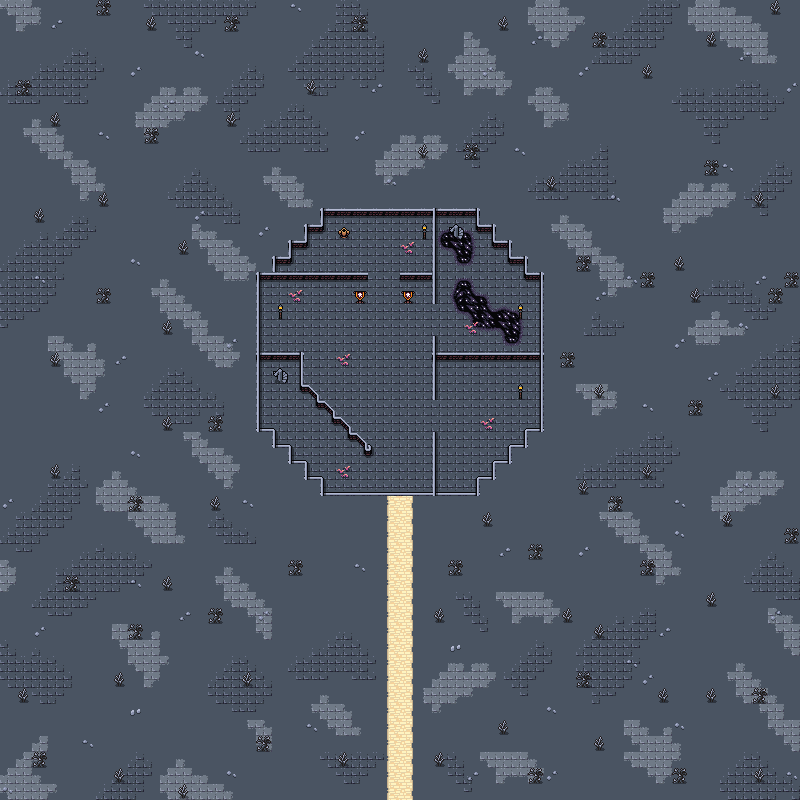

Below is a game level as drawn by its tile map, then a one-line description and the .tmx that defines it (tile-layer data replaced by summaries):
An orthogonal 50x50 tile map with 16x16 px tiles, 5 tile layers (Background, Ground, Walls, Ornamental Walls, ...), 2 tilesets and 12 objects.

<map version="1.10" tiledversion="1.10.1" orientation="orthogonal" renderorder="right-down" width="50" height="50" tilewidth="16" tileheight="16" infinite="0" nextlayerid="9" nextobjectid="66">
 <editorsettings>
  <export target="wastetown..tmx" format="tmx" />
 </editorsettings>
 <tileset firstgid="1" source="../../tileset/main.tsx" />
 <tileset firstgid="10113" source="../../tileset/buildings.tsx" />
 <layer id="1" name="Background" width="50" height="50">
  <data>[2500 cells, 2500 non-empty, 5 distinct tile ids]</data>
 </layer>
 <layer id="8" name="Ground" width="50" height="50">
  <data>[2500 cells, 794 non-empty, 39 distinct tile ids]</data>
 </layer>
 <layer id="2" name="Walls" width="50" height="50">
  <data>[2500 cells, 93 non-empty, 8 distinct tile ids]</data>
 </layer>
 <layer id="7" name="Ornamental Walls" width="50" height="50">
  <data>[2500 cells, 39 non-empty, 7 distinct tile ids]</data>
 </layer>
 <layer id="3" name="Clutter" width="50" height="50">
  <properties>
   <property name="spriteLayer" type="bool" value="true" />
  </properties>
  <data>[2500 cells, 151 non-empty, 12 distinct tile ids]</data>
 </layer>
 <objectgroup id="4" name="Objects">
  <object id="38" template="../../obj/entry_up.tx" x="450.334" y="239.188">
   <properties>
    <property name="direction" value="down" />
    <property name="teleport" value="../common/maps/map/fort/fort_colorless_7_multilevel4.tmx" />
    <property name="teleportObjectId" value="38" />
   </properties>
  </object>
  <object id="49" template="../../obj/entry_down.tx" x="273.154" y="384.89">
   <properties>
    <property name="teleport" value="../common/maps/map/fort/fort_colorless_7_multilevel2.tmx" />
    <property name="teleportObjectId" value="38" />
   </properties>
  </object>
  <object id="56" template="../../obj/enemy.tx" x="373.515" y="281.454">
   <properties>
    <property name="enemy" value="Eldrazi" />
    <property name="threatRange" type="int" value="40" />
    <property name="waypoints" value="64,65" />
   </properties>
  </object>
  <object id="57" template="../../obj/enemy.tx" x="427.333" y="425.121">
   <properties>
    <property name="enemy" value="Eldrazi" />
    <property name="speedModifier" type="float" value="10" />
    <property name="threatRange" type="int" value="40" />
    <property name="waypoints" value="61,62,61,63" />
   </properties>
  </object>
  <object id="58" template="../../obj/treasure.tx" x="354" y="242.333" />
  <object id="59" template="../../obj/gold.tx" x="513.667" y="383.667" />
  <object id="60" template="../../obj/manashards.tx" x="440.667" y="382.333" />
  <object id="61" template="../../obj/waypoint.tx" x="364.667" y="421" />
  <object id="62" template="../../obj/waypoint.tx" x="495" y="423" />
  <object id="63" template="../../obj/waypoint.tx" x="317.667" y="308.667" />
  <object id="64" template="../../obj/waypoint.tx" x="373.333" y="236.667" />
  <object id="65" template="../../obj/waypoint.tx" x="386.333" y="487.333" />
 </objectgroup>
</map>
